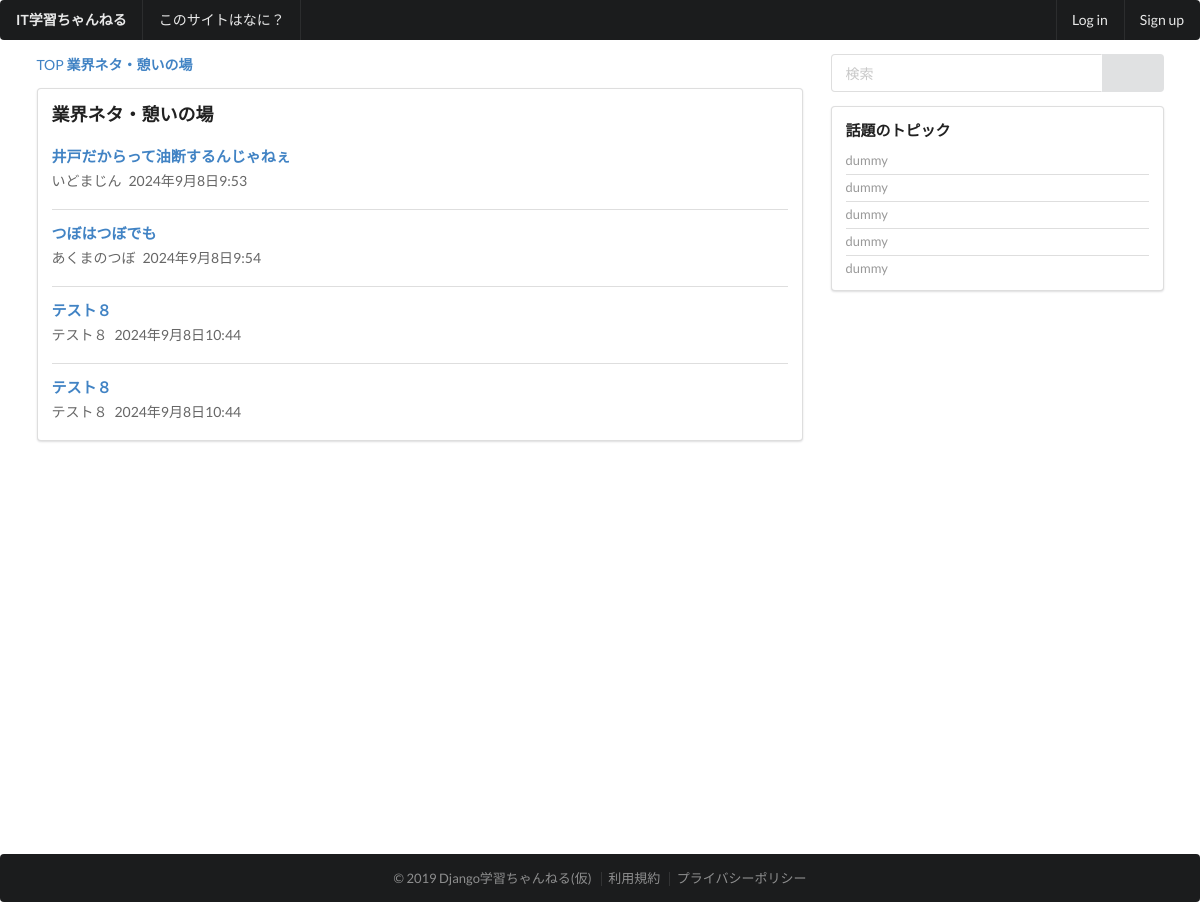
The page /thread/category/chatter/ on the database its author committed.
### thread/models.py (models this page shows, shortened)
class Category(models.Model):
    name = models.CharField(
        'カテゴリー名',
        max_length=50,
    )
    url_code = models.CharField(
        'URLコード',
        max_length=50,
        null=True,
        blank=False,
        unique=True,
    )
    sort=models.IntegerField(
        verbose_name='ソート',
        default=0,
    )
    objects = CategoryManager()

class Topic(models.Model):
    user_name = models.CharField(
        '名無しさん',
        max_length=30,
        null=True,
        blank=False,
    )
    title = models.CharField(
        'タイトル',
        max_length=255,
        null = False,
        blank = False,
    )
    message = models.TextField(
        verbose_name='本文',
        null=True,
        blank=False,
    )
    category = models.ForeignKey(
        Category,
        verbose_name='カテゴリー',
        on_delete=models.PROTECT,
        null=True,
        blank=False,
    )
    status = models.IntegerField(
        'トピックのステータス',
        default=0,
        choices=TOPIC_STATUS_CHOICE,
    )
    created = models.DateTimeField(
        auto_now_add=True,
    )
    modified = models.DateTimeField(
        auto_now=True,
    )
    objects = TopicManager()

### thread/views.py (the view)
# urls.py: path('category/<str:url_code>/', views.CategoryView.as_view(), name='category'),
class CategoryView(ListView):
    template_name = 'thread/category.html'
    context_object_name = 'topic_list'
    def get_queryset(self):
        return Topic.objects.filter(category__url_code = self.kwargs['url_code'])
    def get_context_data(self, **kwargs):
        ctx = super().get_context_data(**kwargs)
        ctx['category'] = get_object_or_404(Category, url_code=self.kwargs['url_code'])
        return ctx

### templates/thread/category.html (shortened to what this page needs)
{% extends 'base/base.html' %}
{% block content %}
<div class="ui grid stackable">
    <div class="eleven wide column">
        <div class="ui breadcrumb">
            <a class="section">TOP</a>
            <a class="active section">{{category.name}}</a>
        </div>
        <div class="ui segment">
            <div class="content">
                <div class="header"><h3>{{category.name}}</h3></div>
                <div class="ui divided items">
                    {% if topic_list %}
                    {% for topic in topic_list %}
                    <div class="item">
                        <div class="content">
                            <div class="header">
                                <a href="{% url 'topic' pk=topic.id %}"><h4>{{topic.title}}</h4></a>
                            </div>
                            <div class="meta">
                                <span class="name">{{topic.user_name}}</span>
                                <span class="date">{{topic.created}}</span>
                            </div>
                        </div>
                    </div>
                    {% endfor %}
                    {% else %}
                    <div class="ui warning message">トピックが存在しません</div>
                    {% endif %}
                </div>
            </div>
        </div>
    </div>
    {% include 'base/sidebar.html' %}
</div>
{% endblock %}

### rows shown on the page
Category: name "業界ネタ・憩いの場"
Topic: title "井戸だからって油断するんじゃねぇ", user_name "いどまじん", created "2024年9月8日9:53"
Topic: title "つぼはつぼでも", user_name "あくまのつぼ", created "2024年9月8日9:54"
Topic: title "テスト８", user_name "テスト８", created "2024年9月8日10:44"
Topic: title "テスト８", user_name "テスト８", created "2024年9月8日10:44"
